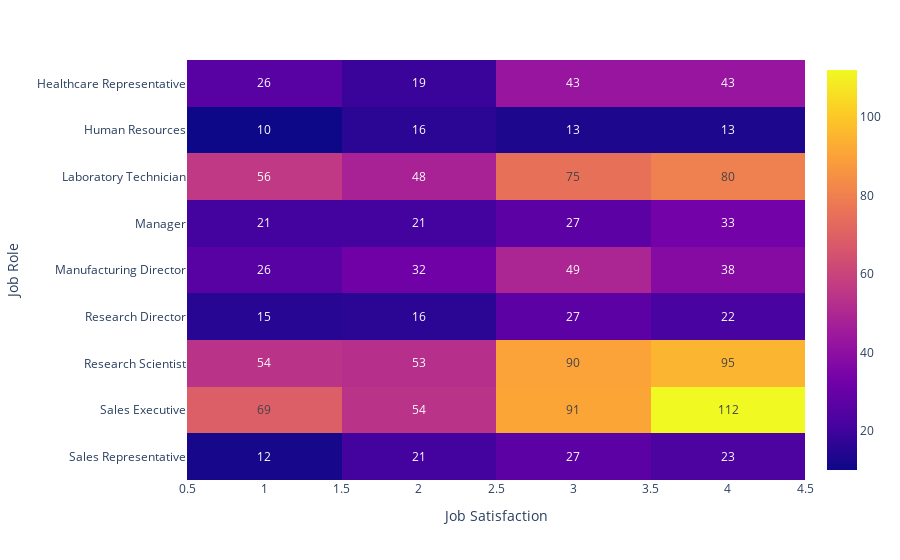

Write notebook code for a chart like this one.
### Code cell
fig = px.imshow(tableau, text_auto=True)
fig.show()

### Figure 1 — Plotly figure (JSON) as saved in the notebook; plotly's stock layout.template omitted (floating-point values rounded to 4 significant figures)
{"data": [{"coloraxis": "coloraxis", "hovertemplate": "Job Satisfaction: %{x}<br>Job Role: %{y}<br>color: %{z}<extra></extra>", "name": "0", "texttemplate": "%{z}", "type": "heatmap", "x": [1, 2, 3, 4], "xaxis": "x", "y": ["Healthcare Representative", "Human Resources", "Laboratory Technician", "Manager", "Manufacturing Director", "Research Director", "Research Scientist", "Sales Executive", "Sales Representative"], "yaxis": "y", "z": [[26, 19, 43, 43], [10, 16, 13, 13], [56, 48, 75, 80], [21, 21, 27, 33], [26, 32, 49, 38], [15, 16, 27, 22], [54, 53, 90, 95], [69, 54, 91, 112], [12, 21, 27, 23]]}], "layout": {"autosize": true, "coloraxis": {"colorscale": [[0, "#0d0887"], [0.1111, "#46039f"], [0.2222, "#7201a8"], [0.3333, "#9c179e"], [0.4444, "#bd3786"], [0.5556, "#d8576b"], [0.6667, "#ed7953"], [0.7778, "#fb9f3a"], [0.8889, "#fdca26"], [1, "#f0f921"]]}, "margin": {"t": 60}, "xaxis": {"anchor": "y", "autorange": true, "constrain": "domain", "domain": [0, 1], "range": [0.5, 4.5], "scaleanchor": "y", "title": {"text": "Job Satisfaction"}, "type": "linear"}, "yaxis": {"anchor": "x", "autorange": true, "constrain": "domain", "domain": [0, 1], "range": [8.5, -0.5], "title": {"text": "Job Role"}, "type": "category"}}}
